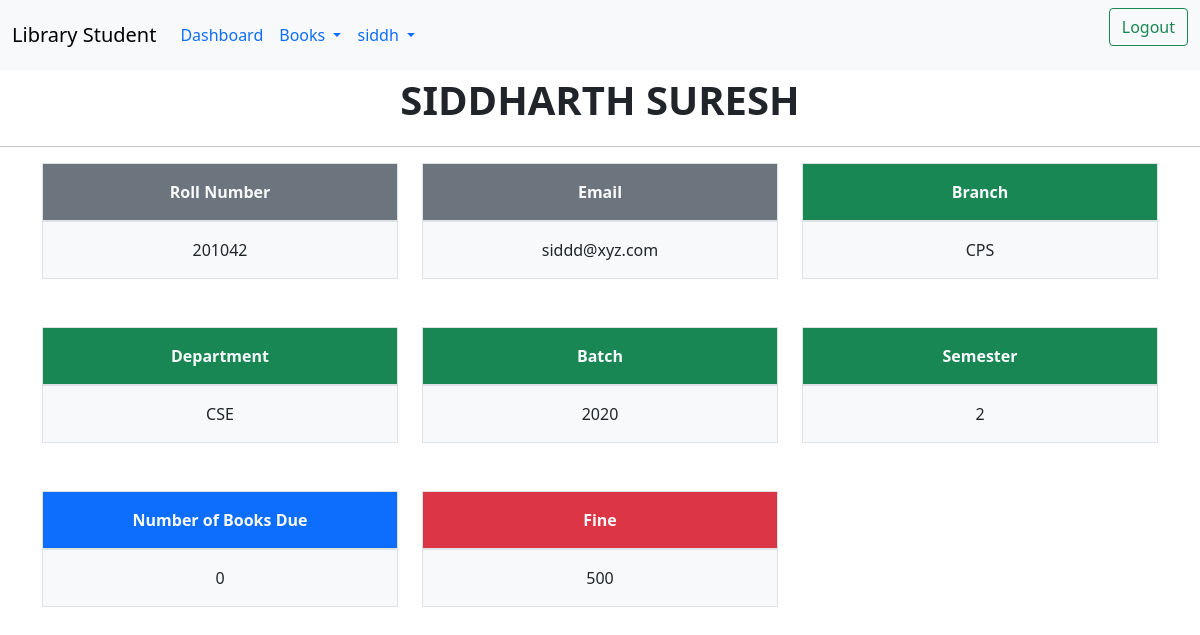
The page /profile/ (signed in) on the database as committed earlier.
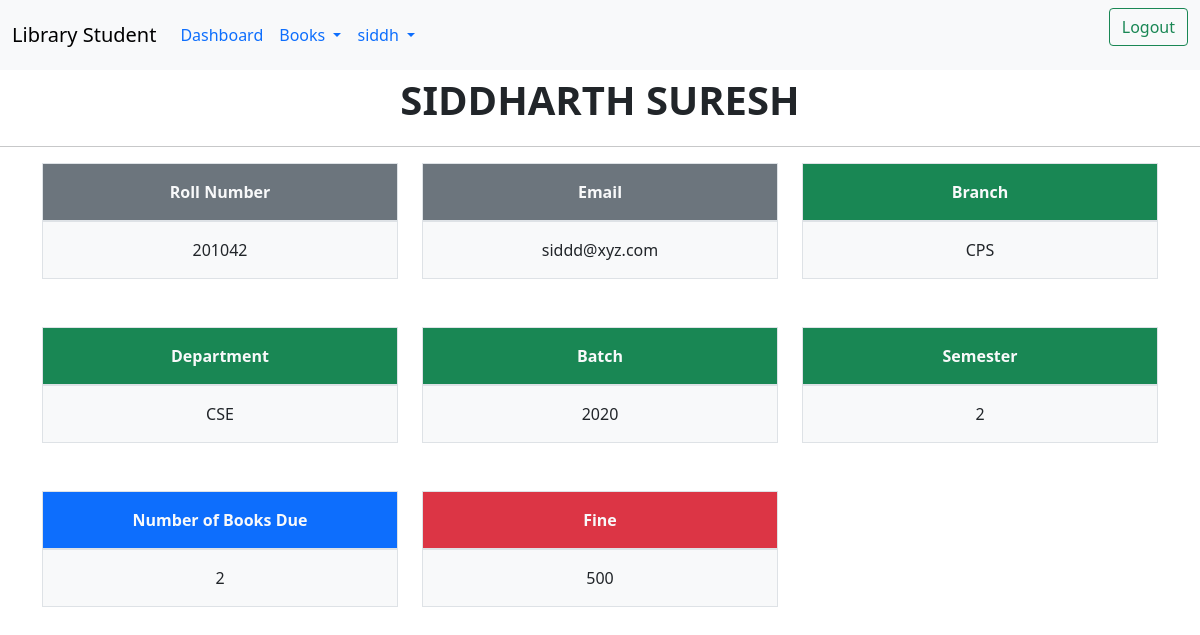
The same page on the database as committed later.
### library/models.py (models this page shows, shortened)
class Student(models.Model):
    user = models.OneToOneField(User, on_delete=models.CASCADE)
    roll_no = models.CharField(max_length=10)
    name = models.CharField(max_length=20)
    branch = models.CharField(max_length=3)
    DEPT = ( ('1', 'CSE'), ('2', 'ECE'), ('3','EEE'),('4','ME'))
    department = models.CharField(max_length=1, choices=DEPT, blank=True, default='1')
    BAT = (('1','2017'),('2','2018'),('3','2019'),('4','2020'))
    batch = models.CharField(max_length=1, choices=BAT, blank=True, default='4')
    SEM = (('1','1'),('2','2'),('3','3'),('4','4'),('5','5'),('6','6'),('7','7'),('8','8'))
    semester = models.CharField(max_length=1, choices=SEM, blank=True, default='1')
    total_books_due=models.IntegerField(default=0)
    fine = models.IntegerField(default=0)
    email=models.EmailField()
    class Meta:
        ordering = ['roll_no']

### library/views.py (the view)
# urls.py: path('profile/', Profile_view),
@login_required(redirect_field_name='dashboard')
def Profile_view(request):
	student=Student.objects.get(user=request.user)
	return render(request, "profile.html", locals())

### library/templates/profile.html (shortened to what this page needs)
<html>
	<head>
    	<link href="https://cdn.jsdelivr.net/npm/bootstrap@5.0.0-beta3/dist/css/bootstrap.min.css" rel="stylesheet">
	</head>
	<body>
		<nav class="navbar nav-pills navbar-expand-lg bg-light">
	  <div class="container-fluid">
	    <a class="navbar-brand" href="#">Library Student</a>
	    <div class="collapse navbar-collapse" id="navbarSupportedContent">
	      <ul class="navbar-nav me-auto mb-2 mb-lg-0">
	        <li class="nav-item">
	          <a class="nav-link" aria-current="page" href="/">Dashboard</a>
	        </li>
	        <li class="nav-item dropdown active">
	          <a class="nav-link dropdown-toggle" href="#" id="navbarDropdown" role="button" data-bs-toggle="dropdown" aria-expanded="false">
	            Books
	          </a>
	        </li>
	        {% if user.is_authenticated %}
	        <li class="nav-item dropdown">
	          <a class="nav-link dropdown-toggle" href="#" id="navbarDropdown" role="button" data-bs-toggle="dropdown" aria-expanded="false">
	            {{ user.username }}
	          </a>
	        </li>
	        {% endif %}
	      </ul>
	      {% if user.is_authenticated %}
	      <form action="{% url 'logout' %}" class="d-flex">
	        <button class="btn btn-outline-success" type="submit">Logout</button>
	      </form>
	      {% else %}
	      <form action="{% url 'login' %}" class="d-flex">
	        <button class="btn btn-outline-primary" type="submit">Login</button>
	      </form>
	      {% endif %}
	    </div>
	  </div>
	</nav>
	<p class="fs-1 text-uppercase fw-bolder text-center">{{student.name}}</p>
	<hr>
	<div class="container overflow-hidden">
	  <div class="row gy-5 text-center">
	    <div class="col-4">
	      <div class="p-3 border bg-secondary text-light fw-bold">Roll Number</div>
	      <div class="p-3 border bg-light ">{{student.roll_no}}</div>
	    </div>
	    <div class="col-4">
	    	<div class="p-3 border bg-secondary text-light fw-bold">Email</div>
	      <div class="p-3 border bg-light">{{student.email}}</div>
	    </div>
	    <div class="col-4">
	    	<div class="p-3 border bg-success text-light fw-bold">Branch</div>
	      <div class="p-3 border bg-light">{{student.branch}}</div>
	    </div>
	    <div class="col-4">
	    	<div class="p-3 border bg-success text-light fw-bold">Department</div>
	      <div class="p-3 border bg-light">{{student.get_department_display}}</div>
	    </div>
	    <div class="col-4">
	    	<div class="p-3 border bg-success text-light fw-bold">Batch</div>
	      <div class="p-3 border bg-light">{{student.get_batch_display}}</div>
	    </div>
	    <div class="col-4">
	    	<div class="p-3 border bg-success text-light fw-bold">Semester</div>
	      <div class="p-3 border bg-light">{{student.get_semester_display}}</div>
	    </div>
	    <div class="col-4">
	    	<div class="p-3 border bg-primary text-light fw-bold">Number of Books Due</div>
	      <div class="p-3 border bg-light">{{student.total_books_due}}</div>
	    </div>
	    <div class="col-4">
	    	<div class="p-3 border bg-danger text-light fw-bold">Fine</div>
	      <div class="p-3 border bg-light">{{student.fine}}</div>
	    </div>
	  </div>
	</div>
	</body>
</html>

Rows that differ between the two databases and show on the page:
changed Student "SIDDHARTH SURESH": total_books_due "0" → "2"
